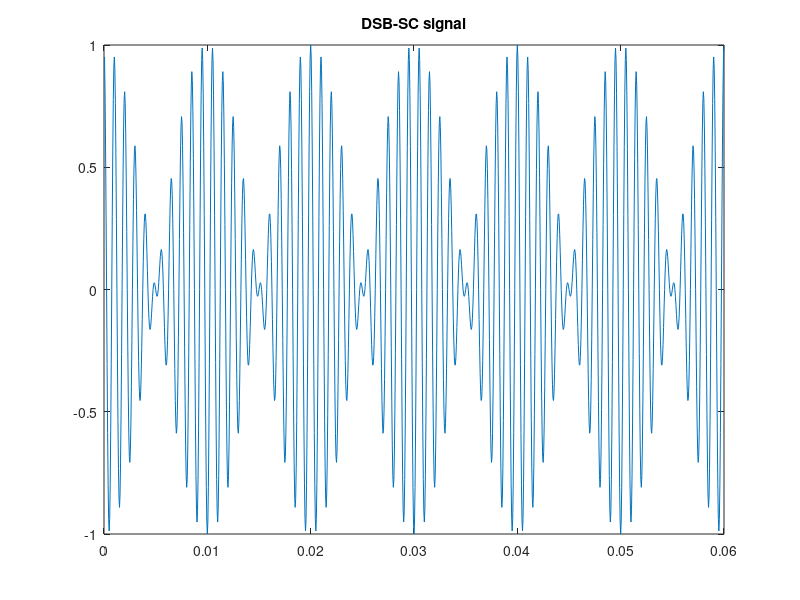
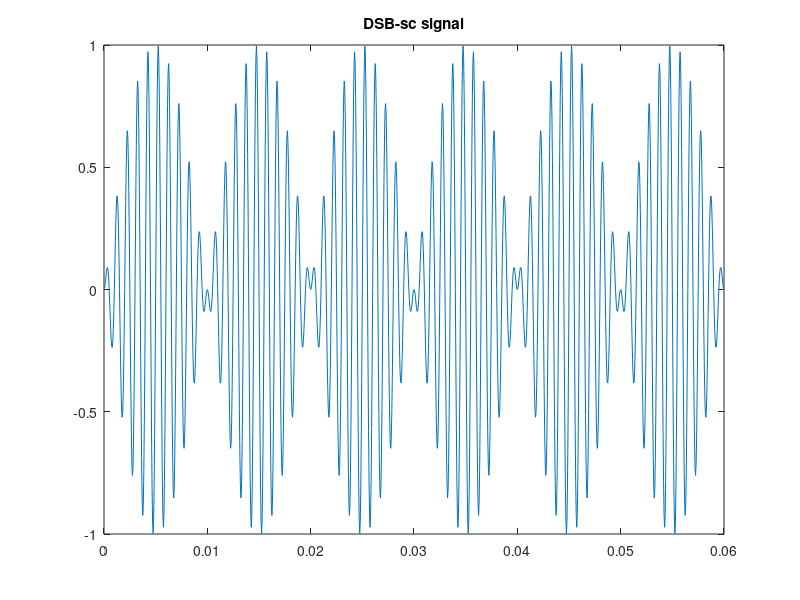
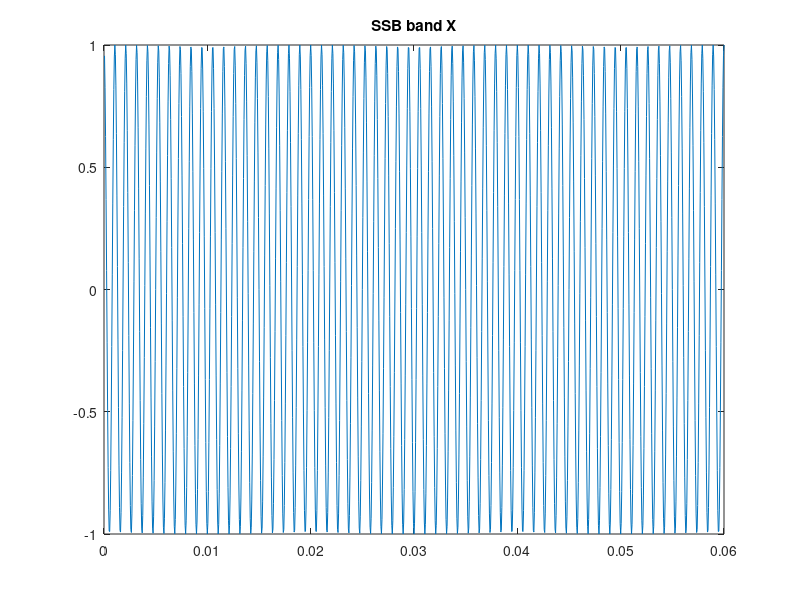
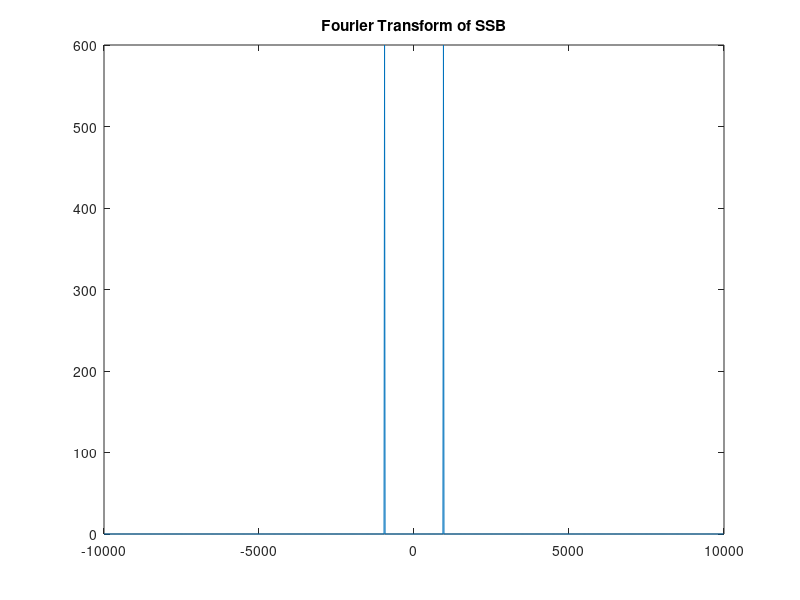

MATLAB code for these plots, in order:
fm=50;
fc=1000;
fs=20000;
Ts=1/fs;
N=1200;
t=(1:N)*Ts;

x1=cos(2*pi*fm*t).*cos(2*pi*fc*t);
figure(1)
plot(t,x1);
title('DSB-SC signal');

x2=sin(2*pi*fm*t).*sin(2*pi*fc*t);        %hilbert transform
figure(2)
plot(t,x2);
title('DSB-sc signal');

x=x1+x2;
figure(3)
plot(t,x);
title('SSB band X')

X=fftshift(fft(x));
f=-fs/2:fs/N:(fs/2-fs/N);
figure(4)
plot(f,abs(X));
title('Fourier Transform of SSB');

%band pass filter
S=zeros(length(X),1);
%cropping USB
for i=1:length(X)
   
   if(f(i)>=(fc-fm)&&f(i)<=(fc+fm))
      S(i)=X(i);
   else
      S(i)=0;
   end
    
end
figure(5)
plot(f,abs(S));
title('Spectrum of SSB-SC Modulated Signal');
Q=ifft(ifftshift(S));
figure(6)
plot(t,Q);
title('Modulated Signal Using SSB');


